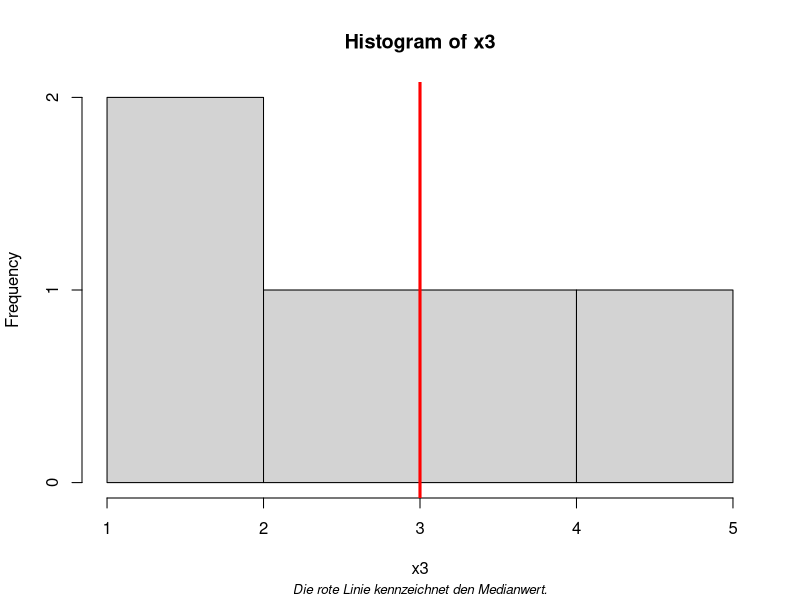

Generate this figure with R:
#Median


#Basis Median
marks <- c(97, 78, 57, 64, 87)
median(marks)  # Berechne den Median

#Median eines Vektors mit NA-Werten: 
#Wenn der Vektor NA-Werte enthält, werden diesw mit na.rm = TRUE ignorieren
marks_with_na <- c(97, 78, 57, 64, 87, NA)
median(marks_with_na, na.rm = TRUE)  # Median ohne NA-Werte

#Median einer Spalte in einem Datenrahmen
data(iris)  # Lade den Iris-Datensatz
median(iris$Sepal.Length)  # Median der Spalte Sepal.Length

#Median nach Gruppen
aggregate(iris$Sepal.Length, list(iris$Species), median)

# Beispiel-Daten für den Median
x3 <- c(1, 2, 3, 4, 5)

#Visualisierung des Medians
hist(x3)  # Histogramm
abline(v = median(x3), col = "red", lwd = 3)  # Medianlinie hinzufügen
text(x = 5, y = 200, "Median von x3", col = "red")  # Text hinzufügen

# Text für die Caption
caption_median <- "Die rote Linie kennzeichnet den Medianwert."

# Code für die Caption (Kursiver Text unter der Graphik)
mtext(text = bquote(italic(.(caption_median))), side = 1, line = 4, cex = 0.8)
